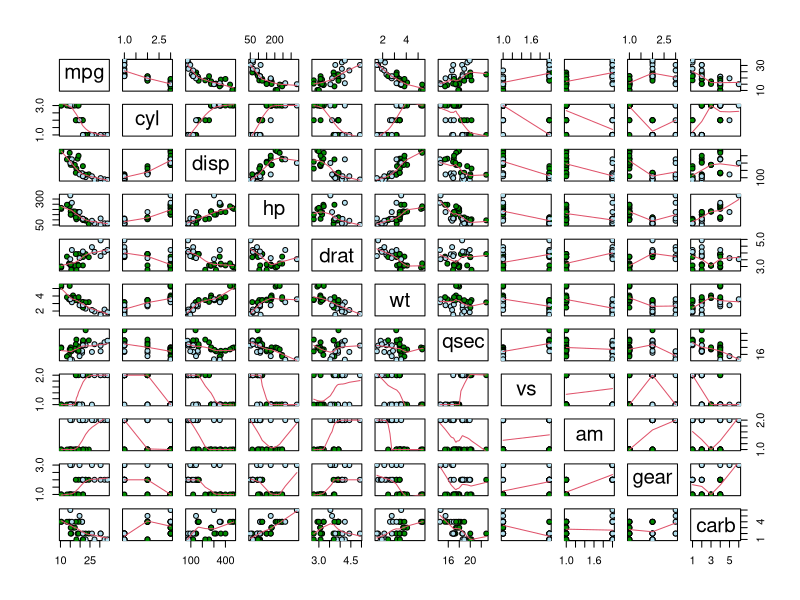
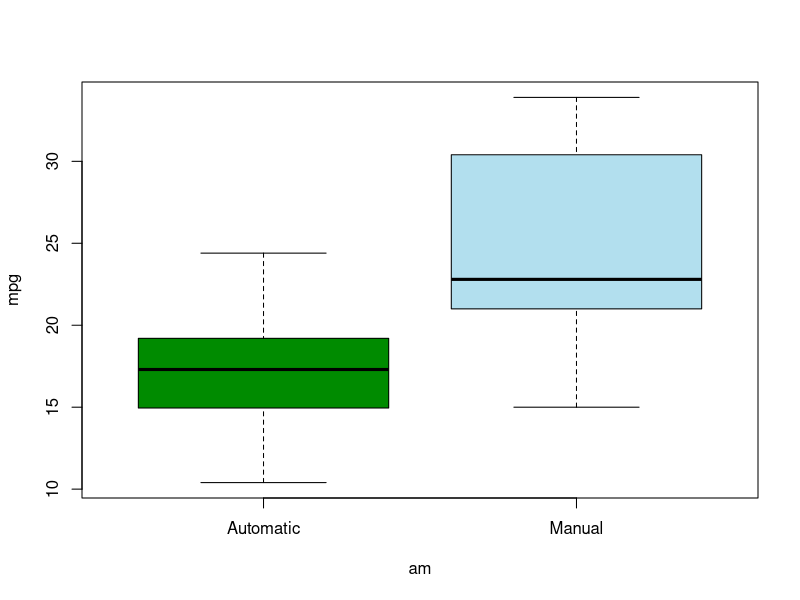
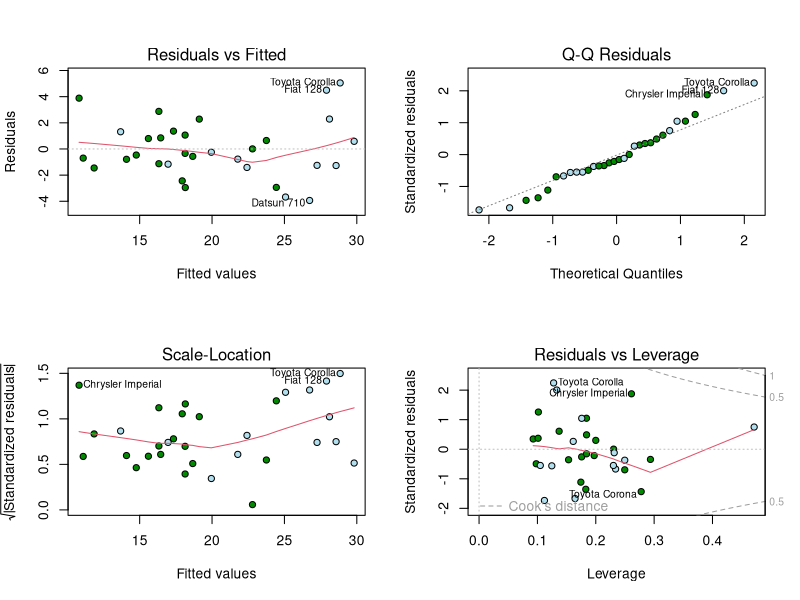

Generate these figures, in order, with R:
## ---- chunk 1
data(mtcars)
mtcars$cyl <- factor(mtcars$cyl)
mtcars$vs <- factor(mtcars$vs)
mtcars$am <- factor(mtcars$am, labels=c('Automatic','Manual'))
mtcars$gear <- factor(mtcars$gear)
mtcars$carb <- factor(mtcars$carb)
## ---- chunk 2
fit0 <- lm(mpg ~ ., mtcars)
fit1 <- step(fit0, direction = "both")
## ---- chunk 3
summary(fit1)
## ---- chunk 4
fit <- lm(mpg ~ am, mtcars)
anova(fit, fit1)
## ---- chunk 5
cols <- character(nrow(mtcars))
cols[] <- "black"
cols[mtcars$am == "Automatic"] <- "green4"
cols[mtcars$am == "Manual"] <- "lightblue2"
pairs(mtcars, panel=panel.smooth, pch = 21, bg = cols)
## ---- chunk 6
plot(mpg ~ am, mtcars, col=c("green4", "lightblue2"))
## ---- chunk 7
par(mfrow=c(2,2))
plot(fit1, pch=21, bg=cols)
